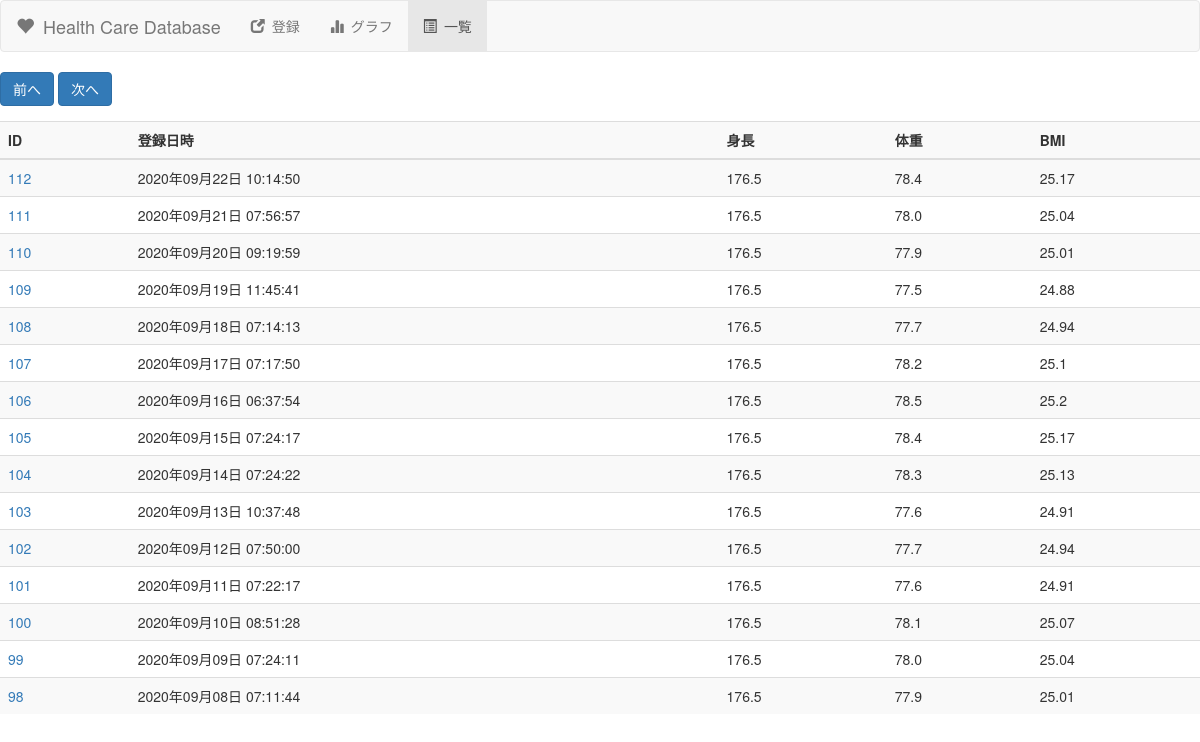
/, run on an earlier commit of the app's database.
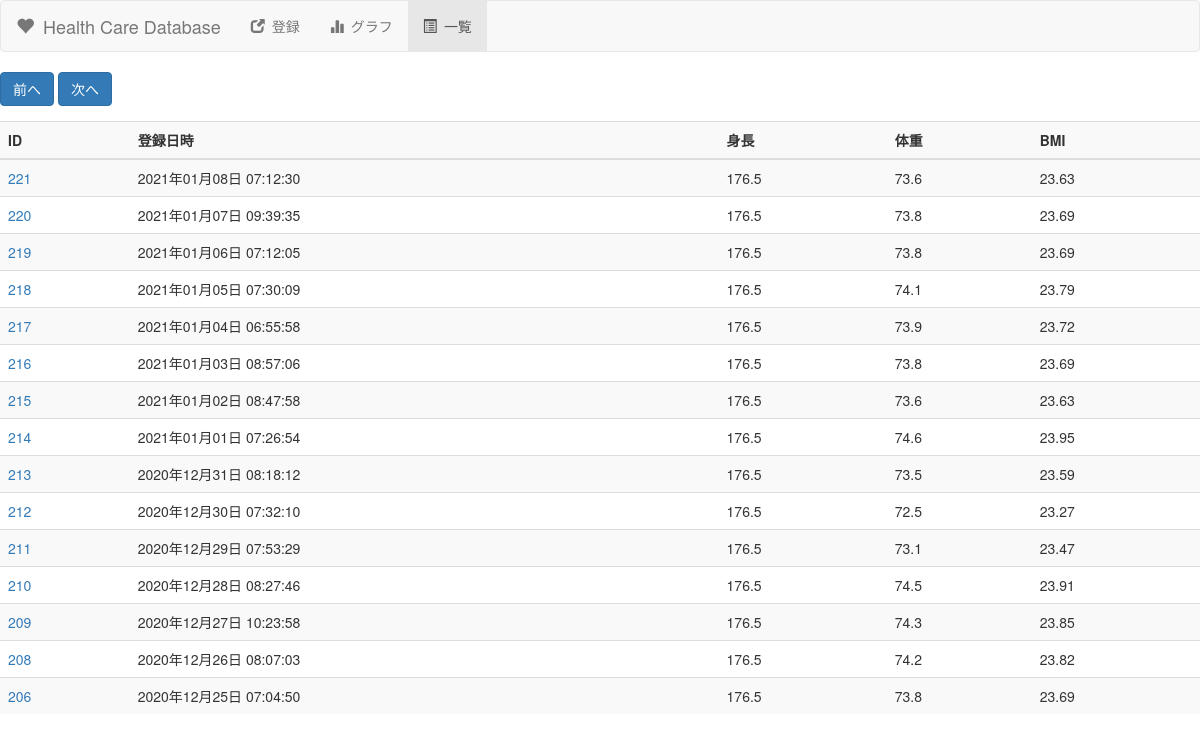
And on a later commit of the database.
### tables this page shows
CREATE TABLE health(
                          data_id INTEGER PRIMARY KEY AUTOINCREMENT
                        , regist_datetime TEXT
                        , height FLOAT
                        , weight FLOAT
                        , bmi FLOAT);

### web_health_manage.py (the view)
@app.route('/', methods=['GET'])
def get_index():
    return get_list()

### lib/com_db.py (called while the page is built)
    def select_range(self, limit, offset):
        conn = sqlite3.connect(self.db_file)
        curs = conn.cursor()
        select = '''SELECT
                          data_id
                        , strftime('%Y年%m月%d日 %H:%M:%S', regist_datetime)
                        , height
                        , weight
                        , bmi
                    FROM
                        health
                    ORDER BY
                        regist_datetime DESC
                    LIMIT ?
                    OFFSET ?'''
        curs.execute(select, (limit, offset))
        rows = curs.fetchall()
        curs.close()
        list = []
        for row in rows:
            health = Health(row[0], row[1], row[2], row[3], row[4])
            list.append(health)
        conn.close()
        return list

### web_health_manage.py (called while the page is built, shortened)
@app.route('/list', methods=['GET','POST'])
def get_list():
    page = 1
    LIMIT = 15
    offset = 0
    offset = page * LIMIT - LIMIT
    list = db_util.select_range(LIMIT, offset)
    return render_template('web_health_list.html', list=list, page=page)

### templates/web_health_list.html (shortened to what this page needs)
<!DOCTYPE html>
<html lang="ja">
	<head>
		<link href="https://maxcdn.bootstrapcdn.com/bootstrap/3.3.1/css/bootstrap.min.css" rel="stylesheet">
	</head>
    <body>
        <nav class="navbar navbar-default">
            <div class="container-fluid">
                <div class="navbar-header">
                    <a class="navbar-brand" href="/list"><span class="glyphicon glyphicon-heart" aria-hidden="true"></span>&ensp;Health Care Database</a>
                </div>
                <div class="collapse navbar-collapse" id="navbarHealth">
                    <ul class="nav navbar-nav">
                        <li><a href="/new"><span class="glyphicon glyphicon-new-window" aria-hidden="true"></span>&ensp;登録</a></li>
                        <li><a href="/graph"><span class="glyphicon glyphicon-stats" aria-hidden="true"></span>&ensp;グラフ</a></li>
                        <li class="active"><a href="#"><span class="glyphicon glyphicon-list-alt" aria-hidden="true"></span>&ensp;一覧</a></li>
                    </ul>
                </div>
            </div>
        </nav>
        <div class="table-responsive">
            <form method="post" action="/list" id="form1">
                <div class="form-group mb-2 form-inline">
                    <button type="submit" class="btn btn-primary mb-2" onclick="changeRange('before')">前へ</button>
                    <button type="submit" class="btn btn-primary mb-2" onclick="changeRange('next')">次へ</button>
                </div>
            </form>
            <table class="table table-striped">
                <thread>
                    <tr>
                        <th>ID</th>
                        <th>登録日時</th>
                        <th>身長</th>
                        <th>体重</th>
                        <th>BMI</th>
                    </tr>
                </thread>
                <tbody>
                    {% for health in list %}
                    <tr>
                        <td><a href="/detail/{{ health.data_id }}">{{ health.data_id }}</a></td>
                        <td>{{ health.regist_datetime }}</td>
                        <td>{{ health.height }}</td>
                        <td>{{ health.weight }}</td>
                        <td>{{ health.bmi }}</td>
                    </tr>
                    {% else %}
                        <td>no entry exist!</td>
                    {% endfor %}
                </tbody>
            </table>
        </div>
    </body>
</html>

What changed in the data, as far as the page shows it:
no longer on this page (row unchanged): health: data_id "112", regist_datetime "2020年09月22日 10:14:50", height "176.5", weight "78.4", bmi "25.17"
no longer on this page (row unchanged): health: data_id "111", regist_datetime "2020年09月21日 07:56:57", height "176.5", weight "78.0", bmi "25.04"
no longer on this page (row unchanged): health: data_id "110", regist_datetime "2020年09月20日 09:19:59", height "176.5", weight "77.9", bmi "25.01"
no longer on this page (row unchanged): health: data_id "109", regist_datetime "2020年09月19日 11:45:41", height "176.5", weight "77.5", bmi "24.88"
no longer on this page (row unchanged): health: data_id "108", regist_datetime "2020年09月18日 07:14:13", height "176.5", weight "77.7", bmi "24.94"
no longer on this page (row unchanged): health: data_id "107", regist_datetime "2020年09月17日 07:17:50", height "176.5", weight "78.2", bmi "25.1"
no longer on this page (row unchanged): health: data_id "106", regist_datetime "2020年09月16日 06:37:54", height "176.5", weight "78.5", bmi "25.2"
no longer on this page (row unchanged): health: data_id "105", regist_datetime "2020年09月15日 07:24:17", height "176.5", weight "78.4", bmi "25.17"
no longer on this page (row unchanged): health: data_id "104", regist_datetime "2020年09月14日 07:24:22", height "176.5", weight "78.3", bmi "25.13"
no longer on this page (row unchanged): health: data_id "103", regist_datetime "2020年09月13日 10:37:48", height "176.5", weight "77.6", bmi "24.91"
no longer on this page (row unchanged): health: data_id "102", regist_datetime "2020年09月12日 07:50:00", height "176.5", weight "77.7", bmi "24.94"
no longer on this page (row unchanged): health: data_id "101", regist_datetime "2020年09月11日 07:22:17", height "176.5", weight "77.6", bmi "24.91"
no longer on this page (row unchanged): health: data_id "100", regist_datetime "2020年09月10日 08:51:28", height "176.5", weight "78.1", bmi "25.07"
no longer on this page (row unchanged): health: data_id "99", regist_datetime "2020年09月09日 07:24:11", height "176.5", weight "78.0", bmi "25.04"
no longer on this page (row unchanged): health: data_id "98", regist_datetime "2020年09月08日 07:11:44", height "176.5", weight "77.9", bmi "25.01"
added health: data_id "221", regist_datetime "2021年01月08日 07:12:30", height "176.5", weight "73.6", bmi "23.63"
added health: data_id "220", regist_datetime "2021年01月07日 09:39:35", height "176.5", weight "73.8", bmi "23.69"
added health: data_id "219", regist_datetime "2021年01月06日 07:12:05", height "176.5", weight "73.8", bmi "23.69"
added health: data_id "218", regist_datetime "2021年01月05日 07:30:09", height "176.5", weight "74.1", bmi "23.79"
added health: data_id "217", regist_datetime "2021年01月04日 06:55:58", height "176.5", weight "73.9", bmi "23.72"
added health: data_id "216", regist_datetime "2021年01月03日 08:57:06", height "176.5", weight "73.8", bmi "23.69"
added health: data_id "215", regist_datetime "2021年01月02日 08:47:58", height "176.5", weight "73.6", bmi "23.63"
added health: data_id "214", regist_datetime "2021年01月01日 07:26:54", height "176.5", weight "74.6", bmi "23.95"
added health: data_id "213", regist_datetime "2020年12月31日 08:18:12", height "176.5", weight "73.5", bmi "23.59"
added health: data_id "212", regist_datetime "2020年12月30日 07:32:10", height "176.5", weight "72.5", bmi "23.27"
added health: data_id "211", regist_datetime "2020年12月29日 07:53:29", height "176.5", weight "73.1", bmi "23.47"
added health: data_id "210", regist_datetime "2020年12月28日 08:27:46", height "176.5", weight "74.5", bmi "23.91"
added health: data_id "209", regist_datetime "2020年12月27日 10:23:58", height "176.5", weight "74.3", bmi "23.85"
added health: data_id "208", regist_datetime "2020年12月26日 08:07:03", height "176.5", weight "74.2", bmi "23.82"
added health: data_id "206", regist_datetime "2020年12月25日 07:04:50", height "176.5", weight "73.8", bmi "23.69"
